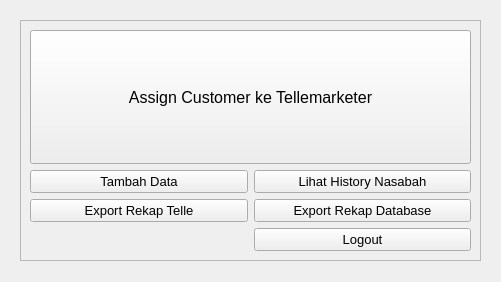
<?xml version="1.0" encoding="UTF-8"?>
<ui version="4.0">
 <class>Form</class>
 <widget class="QWidget" name="Form">
  <property name="geometry">
   <rect>
    <x>0</x>
    <y>0</y>
    <width>501</width>
    <height>282</height>
   </rect>
  </property>
  <property name="windowTitle">
   <string>Form</string>
  </property>
  <widget class="QScrollArea" name="scrollArea">
   <property name="geometry">
    <rect>
     <x>20</x>
     <y>20</y>
     <width>461</width>
     <height>241</height>
    </rect>
   </property>
   <property name="widgetResizable">
    <bool>true</bool>
   </property>
   <widget class="QWidget" name="scrollAreaWidgetContents">
    <property name="geometry">
     <rect>
      <x>0</x>
      <y>0</y>
      <width>459</width>
      <height>239</height>
     </rect>
    </property>
    <layout class="QGridLayout" name="gridLayout_2">
     <item row="0" column="0">
      <layout class="QGridLayout" name="gridLayout">
       <item row="1" column="1">
        <widget class="QPushButton" name="btn_history">
         <property name="font">
          <font>
           <pointsize>10</pointsize>
          </font>
         </property>
         <property name="text">
          <string>Lihat History Nasabah</string>
         </property>
        </widget>
       </item>
       <item row="2" column="0">
        <widget class="QPushButton" name="btn_exportUser">
         <property name="font">
          <font>
           <pointsize>10</pointsize>
          </font>
         </property>
         <property name="text">
          <string>Export Rekap Telle</string>
         </property>
        </widget>
       </item>
       <item row="2" column="1">
        <widget class="QPushButton" name="btn_exportDB">
         <property name="font">
          <font>
           <pointsize>10</pointsize>
          </font>
         </property>
         <property name="text">
          <string>Export Rekap Database</string>
         </property>
        </widget>
       </item>
       <item row="1" column="0">
        <widget class="QPushButton" name="btn_add">
         <property name="font">
          <font>
           <pointsize>10</pointsize>
          </font>
         </property>
         <property name="text">
          <string>Tambah Data</string>
         </property>
        </widget>
       </item>
       <item row="3" column="1">
        <widget class="QPushButton" name="btn_exit">
         <property name="font">
          <font>
           <pointsize>10</pointsize>
          </font>
         </property>
         <property name="text">
          <string>Logout</string>
         </property>
        </widget>
       </item>
       <item row="0" column="0" colspan="2">
        <widget class="QPushButton" name="btn_assign">
         <property name="sizePolicy">
          <sizepolicy hsizetype="Minimum" vsizetype="Minimum">
           <horstretch>0</horstretch>
           <verstretch>0</verstretch>
          </sizepolicy>
         </property>
         <property name="font">
          <font>
           <pointsize>12</pointsize>
          </font>
         </property>
         <property name="text">
          <string>Assign Customer ke Tellemarketer</string>
         </property>
        </widget>
       </item>
      </layout>
     </item>
    </layout>
   </widget>
  </widget>
 </widget>
 <resources/>
 <connections/>
</ui>
